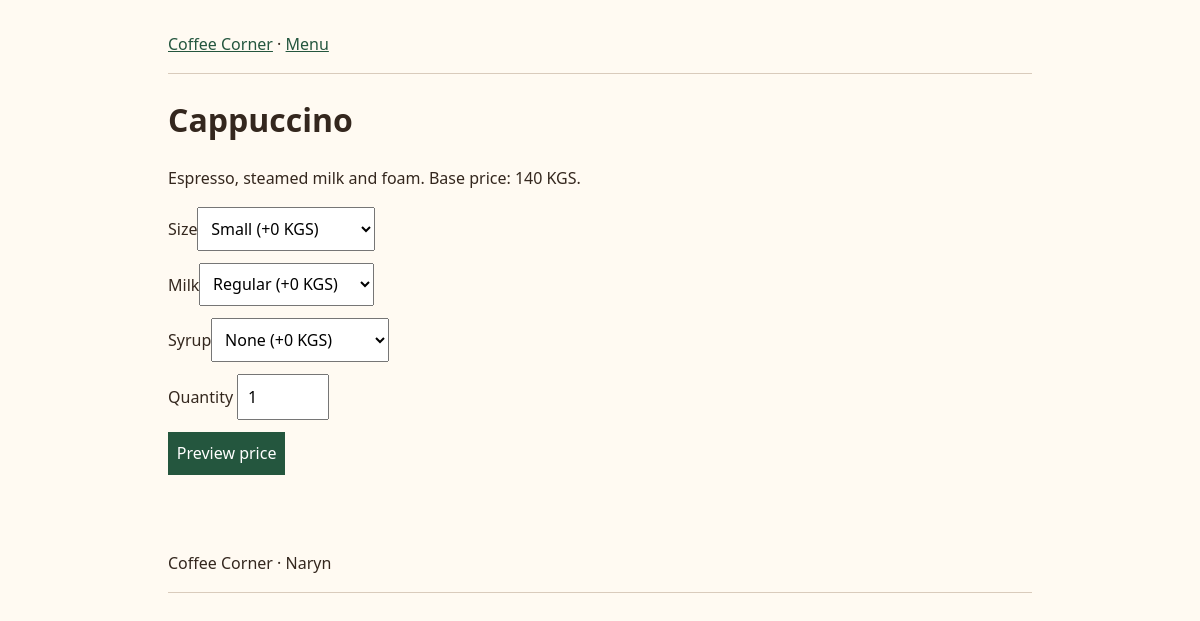
The app's page /drink.php?id=1, older data.
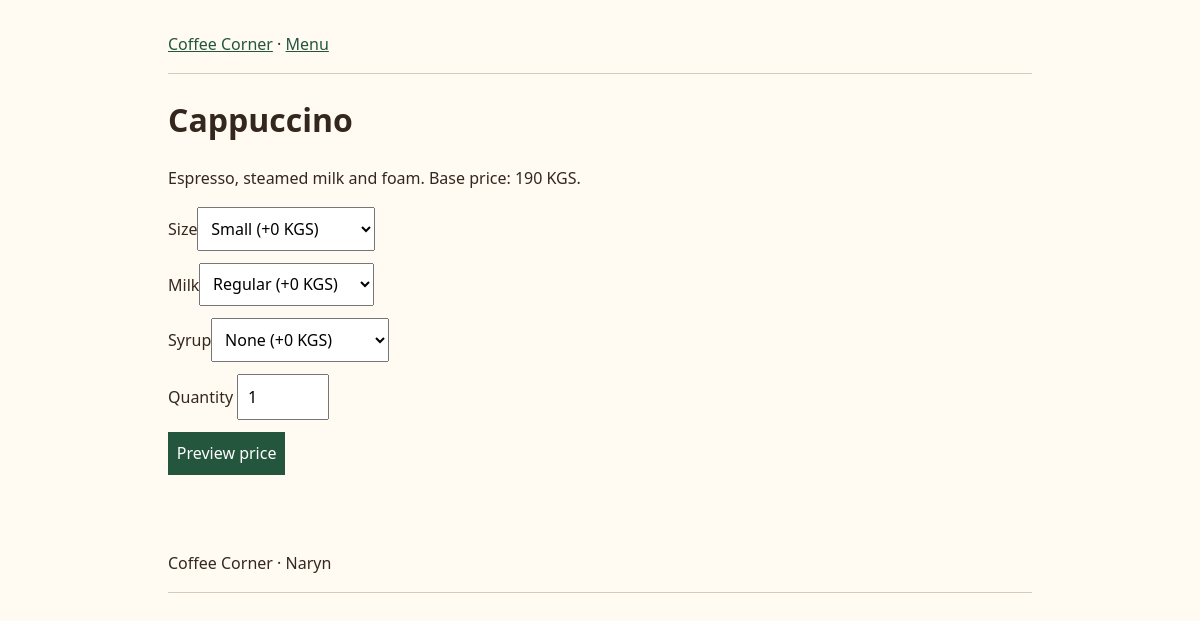
The same page, newer data.
### tables this page shows
CREATE TABLE menu_items (
    id INT UNSIGNED AUTO_INCREMENT PRIMARY KEY,
    name VARCHAR(80) NOT NULL UNIQUE,
    category VARCHAR(40) NOT NULL,
    description VARCHAR(255) NOT NULL,
    base_price_kgs SMALLINT UNSIGNED NOT NULL,
    available BOOLEAN NOT NULL DEFAULT TRUE
);

### includes/app.php (called while the page is built, shortened)
<?php
function db(): PDO {
    static $db;
    if (!$db) {
        $config = require __DIR__ . '/../config/database.example.php';
        $db = new PDO($config['dsn'], $config['user'], $config['password'], [
            PDO::ATTR_ERRMODE => PDO::ERRMODE_EXCEPTION,
            PDO::ATTR_DEFAULT_FETCH_MODE => PDO::FETCH_ASSOC,
            PDO::ATTR_EMULATE_PREPARES => false,
        ]);
    }
    return $db;
}
function h(string $value): string {
    return htmlspecialchars($value, ENT_QUOTES | ENT_SUBSTITUTE, 'UTF-8');
}
function drink(mixed $id): array {
    $query = db()->prepare('SELECT * FROM menu_items WHERE id = ? AND available = 1');
    $query->execute([$id]);
    $item = $query->fetch();
    return $item;
}

### public/drink.php (the view, shortened to what this page needs)
<?php
require __DIR__ . '/../includes/app.php';
$item = drink($_GET['id'] ?? null);
require __DIR__ . '/../includes/header.php';
?>
<h1><?= h($item['name']) ?></h1><p><?= h($item['description']) ?> Base price: <?= (int)$item['base_price_kgs'] ?> KGS.</p>
<form action="review.php" method="post">
<?php foreach (OPTIONS as $field => $values): ?>
<label><?= ucfirst($field) ?><select name="<?= $field ?>">
<?php foreach ($values as $key => $extra): ?>
<option value="<?= $key ?>"><?= ucfirst($key) ?> (+<?= $extra ?> KGS)</option>
<?php endforeach ?></select></label>
<?php endforeach ?>
<label>Quantity <input type="number" name="quantity" min="1" max="5" required value="1"></label>
<button>Preview price</button></form>
<?php require __DIR__ . '/../includes/footer.php'; ?>

Row changes from the older to the newer data that the page shows:
changed menu_items "Cappuccino": base_price_kgs "140" → "190"
